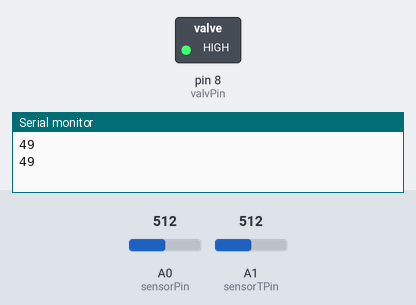
Recording of a sketch running on a simulated Arduino Uno, built with avr-gcc and run on an emulated ATmega328P. Parts: switched loads named in the sketch (green lamp = pin HIGH), the last lines printed to the serial monitor. Inputs (shaded band) come from the test bench; at power-on: A0 (sensorPin) = 512, A1 (sensorTPin) = 512.

Above: at 1.8 s.
1.9 s: A0 (sensorPin) set to 1005
6.0 s: A0 (sensorPin) set to 1013
10.1 s: A0 (sensorPin) set to 987
11.6 s: A0 (sensorPin) set to 956
At 12.8 s:
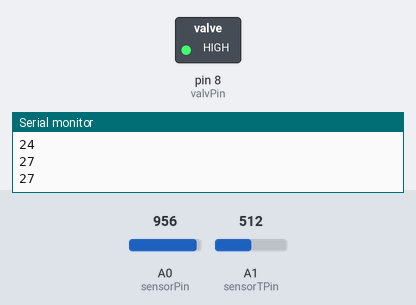
13.1 s: A0 (sensorPin) set to 1023
At 17.8 s:
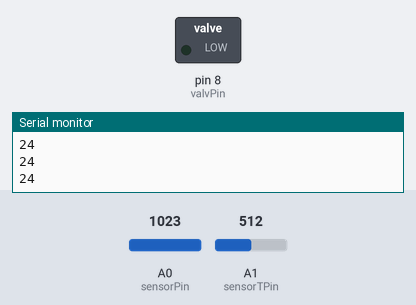
Timing chart, 0 to 18.2 s (numbered marks = the images above; inputs shaded):
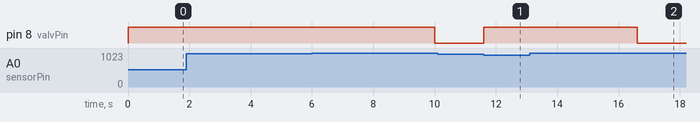

The sketch:

media_ate_o_limite.ino
```cpp
const int sensorPin = A0; //entrada do sensor
const int sensorTPin = A1; //entrada do sensor 2
const int valvPin = 8; //entradda do relé
const int dry = 25; //limiar de umidade
const int waterTime = 10; //tempo de rega
int moisture1; //variável de umidade 1
int moisture2; //variavel de umidade 2
int moistureF; //média de umidade
const int limit = 27;

void setup() {
  pinMode(valvPin, OUTPUT);
  digitalWrite(valvPin, HIGH); //desliga o relé
  Serial.begin(9600);
}

void loop() {
  //lê a umidade e passa um valor a cada x segundos (i < x, agora está como 5)
  for(int i=0; i < 5; i++) {
    moisture1 = analogRead(sensorPin); //lê a umidade 1
    moisture2 = analogRead(sensorTPin); //lê a umidade 2
    moisture1 = map(moisture1, 1023, 0, 0, 100); //mapeia os valores de 0 a 1023 para 0 a 100 da umidade 1
    moisture2 = map(moisture2, 1023, 0, 0, 100); //mapeia os valores de 0 a 1023 para 0 a 100 da umidade 2
    moistureF = (moisture1 + moisture2) / 2; //calcula a média de umidade dos sensores
    Serial.println(moistureF); //printa o valor da umidade no monitor Serial
    delay(1000); //espera um segundo
  }
  //se a umidade for menor que o limiar, liga o relé, que começa a regar
  if(moistureF < dry) {
    digitalWrite(valvPin, LOW);//liga o relé
    //mantém regando até a umidade passar do limite
    while(moistureF < limit){
      moisture1 = analogRead(sensorPin); //lê a umidade 1
      moisture2 = analogRead(sensorTPin); //lê a umidade 2
      moisture1 = map(moisture1, 1023, 0, 0, 100); //mapeia os valores de 0 a 1023 para 0 a 100 da umidade 1
      moisture2 = map(moisture2, 1023, 0, 0, 100); //mapeia os valores de 0 a 1023 para 0 a 100 da umidade 2
      moistureF = (moisture1 + moisture2) / 2; //calcula a média de umidade dos sensores
    }
    digitalWrite(valvPin, HIGH);//desliga o relé
  }
}
```

Measured:
- after the input at 6.0 s, pin 8 (valvPin): HIGH → LOW after 4.0 s
- after the input at 10.1 s, every drawn part: stays the same
- after the input at 11.6 s, pin 8 (valvPin): LOW → HIGH at once
- after the input at 13.1 s, pin 8 (valvPin): HIGH → LOW after 3.5 s
